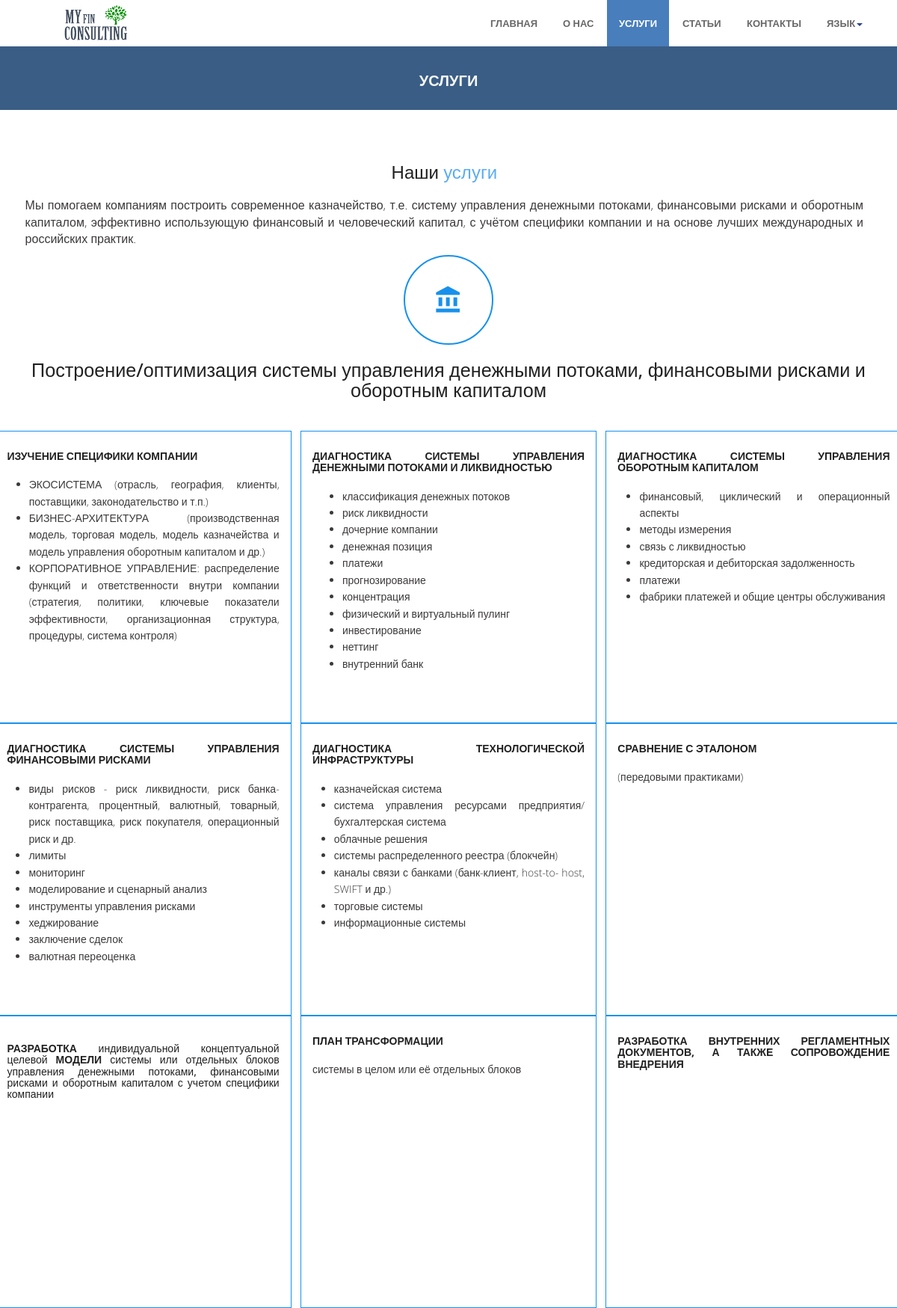
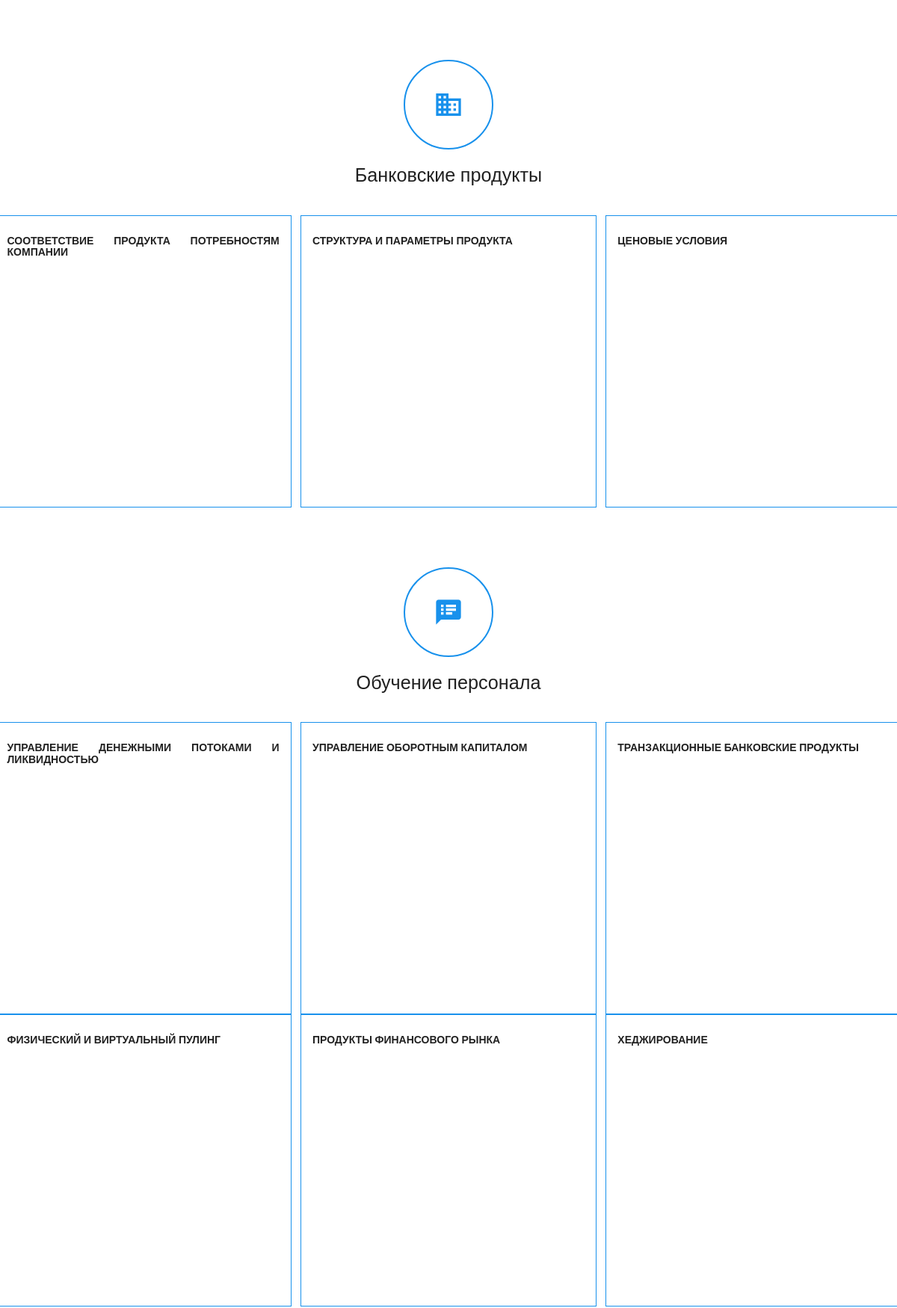
Page /services/ (upper part) on the committed database (2 pictures, top to bottom).
### myfinconsulting/models.py (models this page shows, shortened)
class ServiceGroup(db.Base):
    __tablename__ = 'service_groups'
    id = sa.Column(sa.Integer, primary_key=True)
    icon = sa.Column(sa.Text, nullable=False)
    title_ru = sa.Column(sa.Text, nullable=False)
    title_en = sa.Column(sa.Text, nullable=False)
    order = sa.Column(sa.Integer, unique=True, index=True, nullable=False)
    annotation_ru = sa.Column(sa.Text, nullable=False)
    annotation_en = sa.Column(sa.Text, nullable=False)
    services = orm.relationship('Service', backref='group', order_by='Service.order')
    title = translation_hybrid(ru=title_ru, en=title_en)
    annotation = translation_hybrid(ru=annotation_ru, en=annotation_en)

class Service(db.Base):
    __tablename__ = 'services'
    id = sa.Column(sa.Integer, primary_key=True)
    title_ru = sa.Column(sa.Text)
    title_en = sa.Column(sa.Text)
    annotation_ru = sa.Column(sa.Text)
    annotation_en = sa.Column(sa.Text)
    small_card = sa.Column(sa.Boolean, default=False)
    order = sa.Column(sa.Integer, unique=True, index=True, nullable=False)
    group_id = sa.Column(sa.ForeignKey('service_groups.id'))
    title = translation_hybrid(ru=title_ru, en=title_en)
    annotation = translation_hybrid(ru=annotation_ru, en=annotation_en)

### myfinconsulting/views.py (the view)
@app.route('/services/', endpoint='services')
def services_view():
    groups = db.session.query(models.ServiceGroup).options(
        orm.joinedload('services')
    ).order_by(models.ServiceGroup.order).all()
    return render_template('services.html', groups=groups, alias='services')

### myfinconsulting/app.py (called while the page is built)
@app.teardown_request
def remove_session(*args):
    db.session.rollback()
    db.session.remove()

### myfinconsulting/common/utils.py (called while the page is built)
def get_locale():
    return request.cookies.get('language', 'ru')

def cast_locale(obj, locale):
    if callable(locale):
        try:
            locale = locale()
        except TypeError:
            locale = locale(obj)
    if isinstance(locale, babel.Locale):
        return str(locale)
    return locale

    def getter_factory(self, **kwargs):
        def getter(obj):
            current_locale = cast_locale(obj, self.current_locale)
            attr = kwargs[current_locale]
            return getattr(obj, attr.key)
        return getter

### myfinconsulting/templates/services.html
{% extends 'base.html' %}
{% block content %}
    <section id="inner-headline">
        <div class="container">
            <div class="row">
                <div class="col-lg-12">
                    <h2 class="pageTitle">{{ gettext('Услуги') }}</h2>
                </div>
            </div>
        </div>
    </section>
    <section id="content">
        <div class="container content">
            <div class="row" style="margin-bottom: -1%; margin-left: -1%; margin-right: 0">
                <div class="col-md-12">
                    <div class="about-logo">
                        <h3 style="text-align: center">{{ gettext('Наши') }}<span
                                class="color"> {{ gettext('услуги') }}</span></h3>
                        <p style="font-size: 16px; text-align: justify">{{ gettext('Мы помогаем компаниям построить современное казначейство, т.е. систему управления денежными потоками, финансовыми рисками и оборотным капиталом, эффективно использующую финансовый и человеческий капитал, с учётом специфики компании и на основе лучших международных и российских практик') }}.</p>
                    </div>
                </div>
            </div>
            {% for group in groups %}
                <div class="row" style="margin-left: -4%; margin-right: -4%">
                    <div class="skill-home">
                        <div class="skill-home-solid clearfix">
                            <div class="col-md-12 text-center">
                            <span class="icons c1" style="border: solid 2px #1891EC">
                                <i class="icon-info-blocks material-icons" style="font-size: 40px">{{ group.icon }}</i>
                            </span>
                                <h3 style="font-size: 180%; padding-left: 0.5%; padding-right: 0.5%">{{ group.title }}</h3>
                                <div class="row" style="margin-left: -1%; margin-right: -1%">
                                    <div class="skill-home-solid clearfix">
                                        {% for service in group.services %}
                                            <div class="col-sm-12 col-md-4"
                                                 style="padding-left: 0.5%; padding-right: 0.5%; height: 391px">
                                                <div class="box-area" style="border: solid 1px #1891EC; text-align: justify; height: 391px">
                                                    {% if service.title %}
                                                        <h5><b>{{ service.title }}</b></h5>
                                                    {% endif %}
                                                    {{ service.annotation |safe }}
                                                </div>
                                            </div>
                                        {% endfor %}
                                    </div>
                                </div>
                            </div>
                        </div>
                    </div>
                </div>
            {% endfor %}
        </div>
    </section>
{% endblock %}

### static/css/style.css (style rules this page uses)
body { font-family:'Open Sans', Arial, sans-serif; font-weight:300; line-height:1.6em; color:#3c3939; font-size: 1.4em; }
h1,h2 { font-weight: 600; line-height:1.1em; color:#333; margin-bottom: 20px; text-transform: uppercase; }
h3, h4, h5, h6 { line-height:1.1em; color: #212121; margin-bottom: 20px; }
.row .row,.row-fluid .row-fluid { margin-bottom:30px; }
.pageTitle { color: #fff;margin: 30px 0 3px;display: inline-block;font-size: 20px; }
.skill-home { margin-bottom:50px; }
.c1 { border: #5bacf3 1px solid; background:#5bacf3; }
.skill-home .icons { padding: 38px;width: 94px;height: 94px;color: #fff;font-size: 42px;font-size: 38px;text-align: center;-ms-border-radius: 50%;-moz-border-radius: 50%;-webkit-border-radius: 50%;border-radius: 0;display: inline-table;border: 4px solid #efefef;color: #1891EC;background: transparent;border-radius: 50%;background: #ffffff; }
#content { position:relative; background:#fff; padding:50px 0 0px 0; }
#inner-headline { background: #3a5d85;position: relative;margin: 0;padding: 0;color: #1891EC; }
#inner-headline h2.pageTitle { color: #f7f7f7; padding: 5px 0; display:block; text-align: center; }
.box-area { padding: 15px;background: #ffffff;margin-top: 5%;border: 2px solid #f3f3f3; }
span.color { color: #5bacf3; }

### rows in the picture
ServiceGroup: title "Построение/оптимизация системы управления денежными потоками, финансовыми рисками и оборотным капиталом"
Service: title "ИЗУЧЕНИЕ СПЕЦИФИКИ КОМПАНИИ", annotation "ЭКОСИСТЕМА (отрасль, география, клиенты, поставщики, законодательство и т.п.) БИЗНЕС-АРХИТЕКТУРА (производственная модель, торговая модель, модель казначейства и модель управления оборотным капиталом и др.) КОРПОРАТИВНОЕ УПРАВЛЕНИЕ: распределение функций и ответственности внутри компании (стратегия, политики, ключевые показатели эффективности, организационная структура, процедуры, система контроля)"
Service: title "ДИАГНОСТИКА СИСТЕМЫ УПРАВЛЕНИЯ ДЕНЕЖНЫМИ ПОТОКАМИ И ЛИКВИДНОСТЬЮ", annotation "классификация денежных потоков риск ликвидности дочерние компании денежная позиция платежи прогнозирование концентрация физический и виртуальный пулинг инвестирование неттинг внутренний банк"
Service: title "ДИАГНОСТИКА СИСТЕМЫ УПРАВЛЕНИЯ ОБОРОТНЫМ КАПИТАЛОМ", annotation "финансовый, циклический и операционный аспекты методы измерения связь с ликвидностью кредиторская и дебиторская задолженность платежи фабрики платежей и общие центры обслуживания"
Service: title "ДИАГНОСТИКА СИСТЕМЫ УПРАВЛЕНИЯ ФИНАНСОВЫМИ РИСКАМИ", annotation "виды рисков - риск ликвидности, риск банка-контрагента, процентный, валютный, товарный, риск поставщика, риск покупателя, операционный риск и др. лимиты мониторинг моделирование и сценарный анализ инструменты управления рисками хеджирование заключение сделок валютная переоценка"
Service: title "ДИАГНОСТИКА ТЕХНОЛОГИЧЕСКОЙ ИНФРАСТРУКТУРЫ", annotation "казначейская система система управления ресурсами предприятия/бухгалтерская система облачные решения системы распределенного реестра (блокчейн) каналы связи с банками (банк-клиент, host-to- host, SWIFT и др.) торговые системы информационные системы"
Service: title "СРАВНЕНИЕ С ЭТАЛОНОМ", annotation "(передовыми практиками)"
Service: annotation "РАЗРАБОТКА индивидуальной концептуальной целевой МОДЕЛИ системы или отдельных блоков управления денежными потоками, финансовыми рисками и оборотным капиталом с учетом специфики компании"
Service: title "ПЛАН ТРАНСФОРМАЦИИ", annotation "системы в целом или её отдельных блоков"
Service: title "РАЗРАБОТКА ВНУТРЕННИХ РЕГЛАМЕНТНЫХ ДОКУМЕНТОВ, А ТАКЖЕ СОПРОВОЖДЕНИЕ ВНЕДРЕНИЯ"
ServiceGroup: title "Банковские продукты"
Service: title "СООТВЕТСТВИЕ ПРОДУКТА ПОТРЕБНОСТЯМ КОМПАНИИ"
Service: title "СТРУКТУРА И ПАРАМЕТРЫ ПРОДУКТА"
Service: title "ЦЕНОВЫЕ УСЛОВИЯ"
ServiceGroup: title "Обучение персонала"
Service: title "УПРАВЛЕНИЕ ДЕНЕЖНЫМИ ПОТОКАМИ И ЛИКВИДНОСТЬЮ"
Service: title "УПРАВЛЕНИЕ ОБОРОТНЫМ КАПИТАЛОМ"
Service: title "ТРАНЗАКЦИОННЫЕ БАНКОВСКИЕ ПРОДУКТЫ"
Service: title "ФИЗИЧЕСКИЙ И ВИРТУАЛЬНЫЙ ПУЛИНГ"
Service: title "ПРОДУКТЫ ФИНАНСОВОГО РЫНКА"
Service: title "ХЕДЖИРОВАНИЕ"

### other values in the picture
{{ item.name }} "ГЛАВНАЯ" "О НАС" "УСЛУГИ" "СТАТЬИ" "КОНТАКТЫ"
{{ gettext('Язык') }} "ЯЗЫК"
{{ gettext('Услуги') }} "УСЛУГИ"
{{ gettext('Наши') }} "Наши"
{{ gettext('услуги') }} "услуги"
